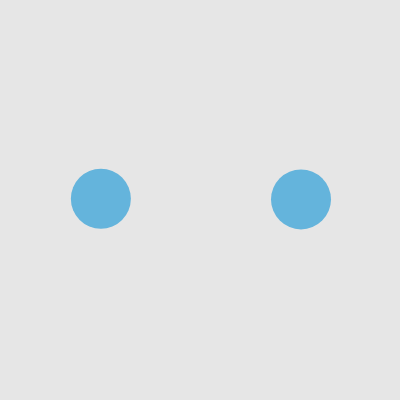
Frame 1 (no input)
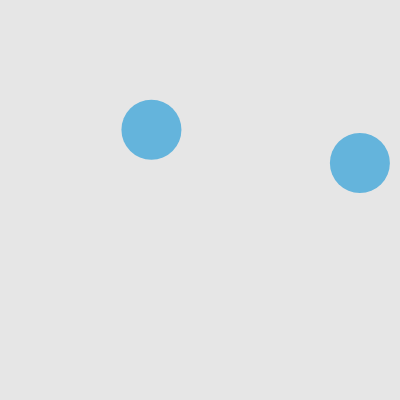
Frame 60 (no input)
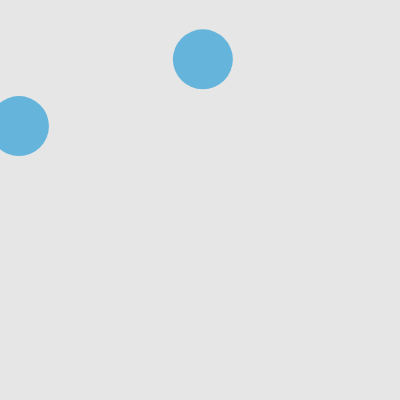
Frame 120 (the mouse pressed at the canvas centre since frame 60)

The p5.js sketch that drew these frames (run headless with seeded random() and noise() and a simulated clock; from frame 60 on, the mouse is pressed at the canvas centre):

// p5.js sketch
// ── sketch.js
// DM2008 — Activity 5a [Guided]
// Colliding Circles (30 min)
//
// A vector stores position and movement together — cleaner than separate x and y variables.
// Your job is to get two balls moving, then detect and respond to their collision.
//
// Suggested order:
// 1. Create two Ball objects in setup()
// 2. Check the distance between them in draw()
// 3. Trigger a visual response when they collide
// 4. Implement edge behavior in move() — wrap or bounce, your choice
//
// Stretch: add a third ball, or make the collision response affect both balls.

let balls = [];

function setup() {
  createCanvas(400, 400);
  // Create two balls at different starting positions
  balls.push(new Ball(100, 200));
  balls.push(new Ball(300, 200));
}

function draw() {
  background(230);

  // Check collision between the two balls
  // dist() measures the distance between their centers
  // They overlap when that distance is less than the sum of their radii

  let d = dist(balls[0].pos.x, balls[0].pos.y, balls[1].pos.x, balls[1].pos.y);
  let colliding = d < balls[0].r + balls[1].r; // true when the balls overlap, false otherwise

  for (let i = 0; i < balls.length; i++) {
    balls[i].move();
    balls[i].show(colliding);
  }
}

class Ball {
  constructor(x, y) {
    // pos and vel are vectors — they store x and y together as one object
    this.pos = createVector(x, y);
    this.vel = createVector(random(-2, 2), random(-2, 2));
    this.r = 30;
  }

  move() {
    // Adding the velocity vector to position moves the ball each frame
    this.pos.add(this.vel);

    // Handle edges — could you make this bounce instead of wrap?
    if (this.pos.x > width) {
      this.pos.x = 0;
    }
    if (this.pos.x < 0) {
      this.pos.x = width;
    }
    if (this.pos.y > height) {
      this.pos.y = 0;
    }
    if (this.pos.y < 0) {
      this.pos.y = height;
    }
  }

  show(colliding) {
    // colliding is true or false — try using it in an if/else to change fill or size
    fill(100, 180, 220);
    noStroke();
    ellipse(this.pos.x, this.pos.y, this.r * 2);
  }
}
